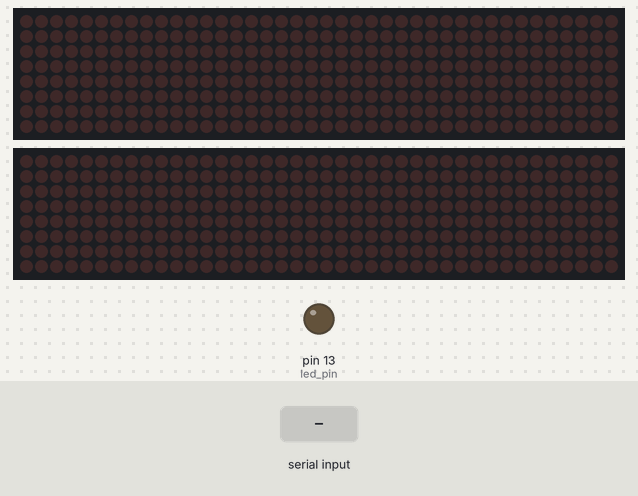
The sketch below on a simulated Arduino Uno, built with avr-gcc and run on an emulated ATmega328P. Parts: 2 × 40×8 LED matrix, output pins drawn as LEDs (lit = HIGH). Inputs (shaded band) come from the test bench. What the sketch prints to the serial monitor is not drawn.

Above: at 1.2 s.
1.3 s: "1" received over Serial
At 2.6 s:
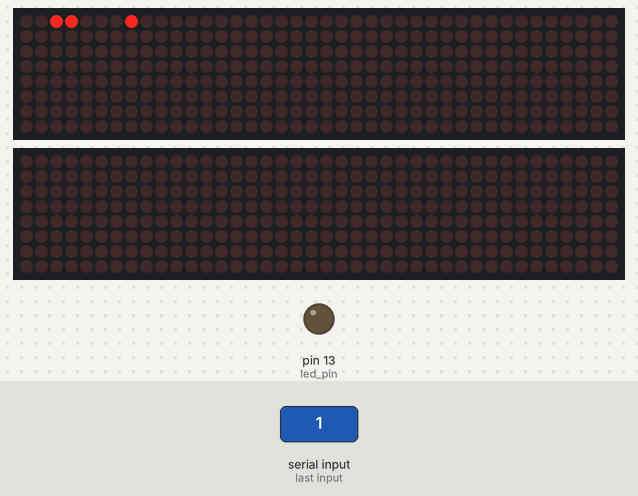
2.9 s: "0" received over Serial
4.5 s: "2" received over Serial
At 5.9 s:
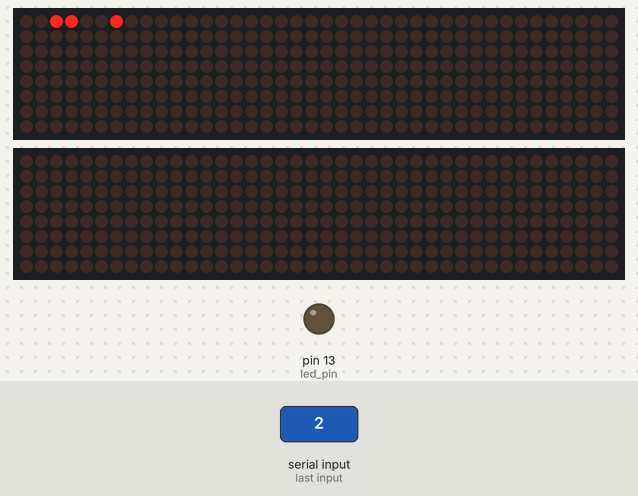
Timing chart, 0 to 7.5 s (numbered marks = the images above; inputs shaded):
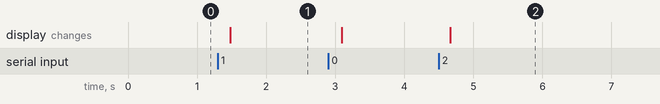

Measured:
- after the input at 1.3 s, the display: changes after 0.18 s (image 1)
- after the input at 4.5 s, the display: changes after 0.17 s (image 2)

The sketch:

sketch.ino
```cpp
#include "LedControl.h"
#include "binary.h"

/*
LedControl args:
    1st pin arg is connected to the DataIn
    2nd pin arg is connected to the CLK - PWM
    3rd pin arg is connected to LOAD/CS - PWM
*/
const int num_arrays = 2;
const int num_chips_per_array = 5;
const int num_leds = 8 * 8 * 2 * 5;
LedControl lc[2] = {
    LedControl(7,5,6,num_chips_per_array),
    LedControl(9,11,10,num_chips_per_array),
};
byte next_display[num_arrays][num_chips_per_array][8];
int ping_byte = int('p');
int led_pin = 13;

// Serial config variables
int serial_timeout = 150;
int chunk_size = 60;


void initialize_displays(int brightness) {
    // Brightness 0-15
    for (int array=0; array<num_arrays; array++) {
        for (int ii=0; ii<lc[array].getDeviceCount(); ii++) {
            lc[array].shutdown(ii, true);
            lc[array].shutdown(ii, false);
            lc[array].setIntensity(ii, brightness);
            lc[array].clearDisplay(ii);
        }
    }
}

void setup() {
    Serial.begin(9600);
    pinMode(led_pin, OUTPUT);
    initialize_displays(0);
    randomSeed(analogRead(0));
    for (int array=0; array<num_arrays; array++) {
        for (int matrix=0; matrix<lc[array].getDeviceCount(); matrix++) {
            for (int row=0; row<8; row++) {
                next_display[array][matrix][row] = 0;
            }
        }
    }
    Serial.write(ping_byte);  // Ready for operation
}

void loop() {
    run_serial();
    write_display();
}

bool wait_for_serial() {
    // Returns false if waiting timed out
    bool led_state = false;
    unsigned long start_time = millis();
    unsigned long last_led_update = start_time;
    while (Serial.available() == 0) {
        unsigned long now = millis();
        if (now - start_time > serial_timeout) {
            return false;
        }
        // Flash LED while we wait
        if (now - last_led_update > 500) {
            digitalWrite(led_pin, led_state = !led_state);
            last_led_update = now;
        }
    }
    digitalWrite(led_pin, 0);
    return true;
}

void run_serial() {
    if (Serial.available() > 0) {
        int byte_index = 0;
        while (byte_index < (num_leds / 8)) {
            if (!wait_for_serial()) { return; }
            int next_byte = Serial.read();
            next_display[int(byte_index / (8*num_chips_per_array))]
                        [int(byte_index / 8) % num_chips_per_array]
                        [byte_index % 8] = next_byte;
            byte_index++;
            if (byte_index % chunk_size == 0) {
                Serial.write(ping_byte);
            }
        }
        Serial.write(ping_byte);
    }
}

void write_display() {
    for (int array=0; array<num_arrays; array++) {
        for (int chip=0; chip<num_chips_per_array; chip++) {
            for (int row=0; row<8; row++) {
                lc[array].setRow(chip, row, next_display[array][chip][row]);
            }
        }
    }
}
```
